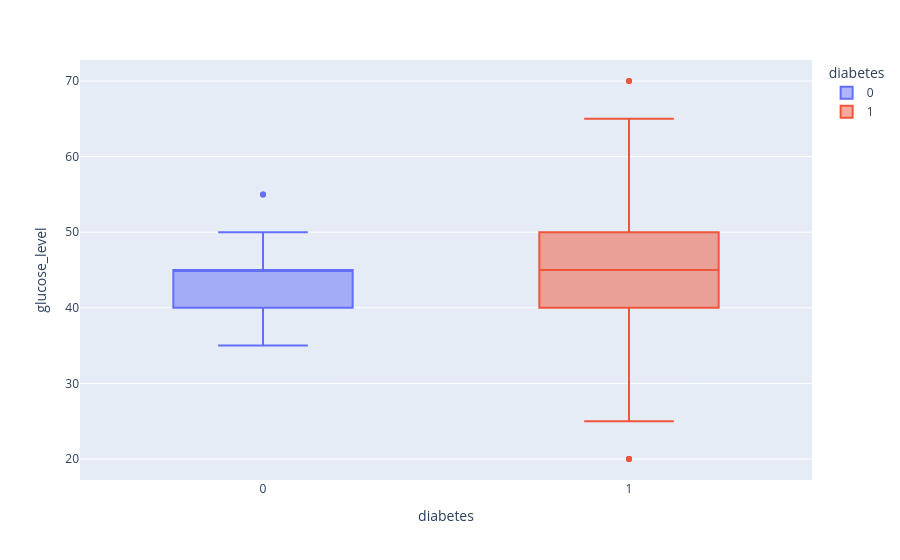

The code cell stored with this chart in its notebook:
### Markdown cell above
### Features x Target

### Code cell
px.box(df, x='diabetes', y='glucose_level', color='diabetes')

### Figure 1 — Plotly figure (JSON) as saved in the notebook; plotly's stock layout.template omitted (floating-point values rounded to 4 significant figures; data arrays with more than 128 entries replaced by an {"elided": "..."} marker saying what was removed)
{"data": [{"alignmentgroup": "True", "hovertemplate": "diabetes=%{x}<br>glucose_level=%{y}<extra></extra>", "legendgroup": "0", "marker": {"color": "#636efa"}, "name": "0", "notched": false, "offsetgroup": "0", "orientation": "v", "showlegend": true, "type": "box", "x": {"elided": "497 int values"}, "x0": " ", "xaxis": "x", "y": {"elided": "497 int values"}, "y0": " ", "yaxis": "y"}, {"alignmentgroup": "True", "hovertemplate": "diabetes=%{x}<br>glucose_level=%{y}<extra></extra>", "legendgroup": "1", "marker": {"color": "#EF553B"}, "name": "1", "notched": false, "offsetgroup": "1", "orientation": "v", "showlegend": true, "type": "box", "x": {"elided": "498 int values"}, "x0": " ", "xaxis": "x", "y": {"elided": "498 int values"}, "y0": " ", "yaxis": "y"}], "layout": {"boxmode": "overlay", "legend": {"title": {"text": "diabetes"}, "tracegroupgap": 0}, "margin": {"t": 60}, "xaxis": {"anchor": "y", "categoryarray": [0, 1], "categoryorder": "array", "domain": [0, 1], "title": {"text": "diabetes"}}, "yaxis": {"anchor": "x", "domain": [0, 1], "title": {"text": "glucose_level"}}}}
